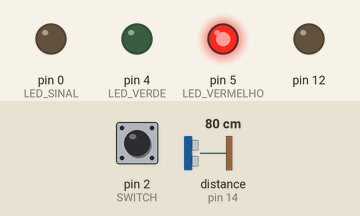
A sketch run on a simulated Arduino Uno, built with avr-gcc and run on an emulated ATmega328P. Parts: output pins drawn as LEDs (lit = HIGH). The inputs (shaded band) are chosen by the test bench; at power-on: pin 2 (SWITCH) LOW, distance to the obstacle (sensor on pin 14) 80 cm. The echo pulse lasts 58.3 µs per cm.

Above: at 1.2 s.
1.3 s: pin 2 (SWITCH) pulled HIGH for 0.15 s
At 1.38 s:
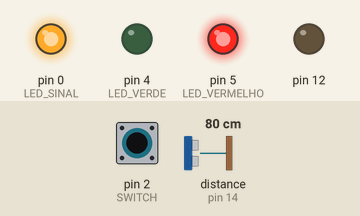
2.9 s: pin 2 (SWITCH) pulled HIGH for 1 s
At 5.1 s:
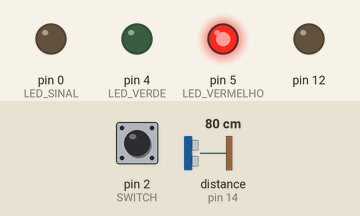
5.4 s: pin 2 (SWITCH) pulled HIGH for 3.2 s
At 6.3 s:
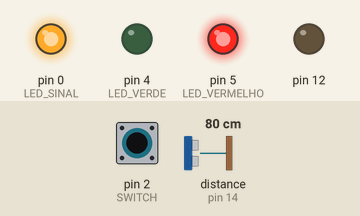
Timing chart, 0 to 10.1 s (numbered marks = the images above; inputs shaded):
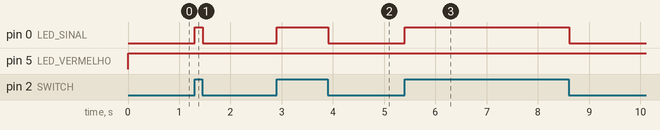

The sketch:

PROJ.ino
```cpp
// C++ code
//
//ECHO - 14 D5
//TRIG - 12 D6
//LED VERDE - 4 D2
//LED VERMELHO - 5 D1
//LED SINAL - 0 D3
//SWITCH - 2 D4


int i = 0;

long readUltrasonicDistance(int triggerPin, int echoPin)
{
  pinMode(triggerPin, OUTPUT);  // Clear the trigger
  digitalWrite(triggerPin, LOW);
  delayMicroseconds(2);
  // Sets the trigger pin to HIGH state for 10 microseconds
  digitalWrite(triggerPin, HIGH);
  delayMicroseconds(10);
  digitalWrite(triggerPin, LOW);
  pinMode(echoPin, INPUT);
  // Reads the echo pin, and returns the sound wave travel time in microseconds
  return pulseIn(echoPin, HIGH);
}

void setup()
{
  pinMode(2, INPUT); //SWITCH
  pinMode(0, OUTPUT); //LED SINAL
  pinMode(5, OUTPUT); //LED VERMELHO
  pinMode(4, OUTPUT); //LED VERDE
}

void loop()
{
  if (digitalRead(2) == HIGH) {
    digitalWrite(0, HIGH);
    if (0.01723 * readUltrasonicDistance(12, 14) <= 20) {
      digitalWrite(5, LOW);
      digitalWrite(4, HIGH);
    } else {
      digitalWrite(5, HIGH);
      digitalWrite(4, LOW);
    }
  } else {
    digitalWrite(5, HIGH);
    digitalWrite(0, LOW);
    digitalWrite(4, LOW);
  }
  delay(10); // Delay a little bit to improve simulation performance
}
```

Measured:
- after the input at 1.3 s, pin 0 (LED_SINAL): LOW → HIGH at once, → LOW 0.15 s later
- after the input at 2.9 s, pin 0 (LED_SINAL): LOW → HIGH at once, → LOW 1.0 s later
- after the input at 5.4 s, pin 0 (LED_SINAL): LOW → HIGH at once, → LOW 3.2 s later
